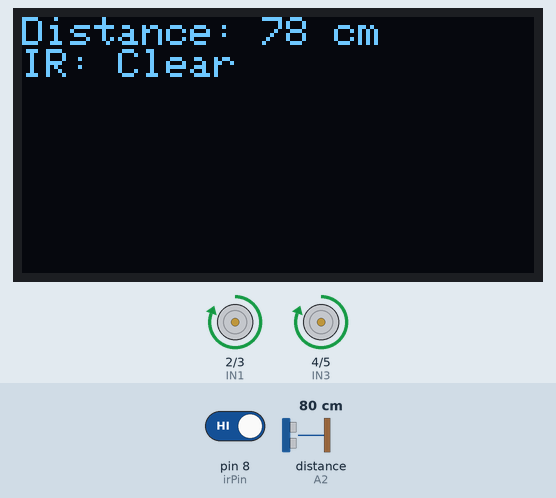
A sketch run on a simulated Arduino Uno, built with avr-gcc and run on an emulated ATmega328P. On the bench: 128×64 one-colour display, motor-driver pin pairs drawn as motors (green arrow = first pin HIGH = forward, orange = second pin HIGH = backward, longer = more drive). Wiring (inferred from the names in the program): ultrasonic range finder: trigger A1; echo A2. Inputs (shaded band) come from the test bench; at power-on: distance to the obstacle (sensor on A2) 80 cm, pin 8 (irPin) HIGH. The echo pulse lasts 58.3 µs per cm.

Above: at 1.2 s.
1.3 s: distance to the obstacle (sensor on A2) set to 23 cm
At 2.6 s:
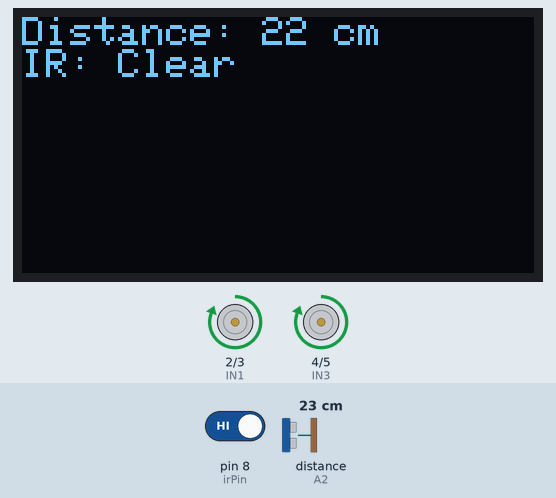
2.9 s: distance to the obstacle (sensor on A2) set to 18 cm
At 3.37 s:
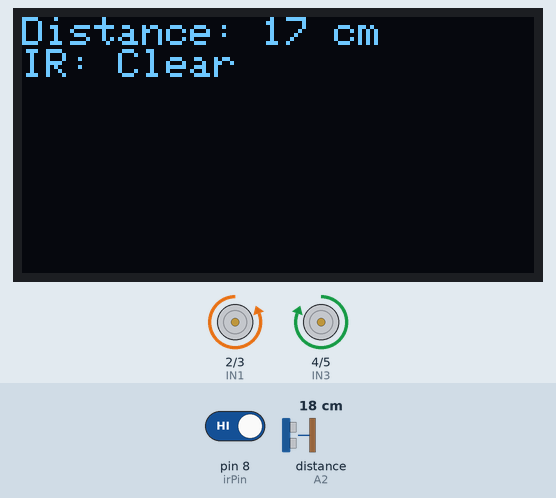
5.4 s: pin 8 (irPin) driven LOW
At 6.29 s:
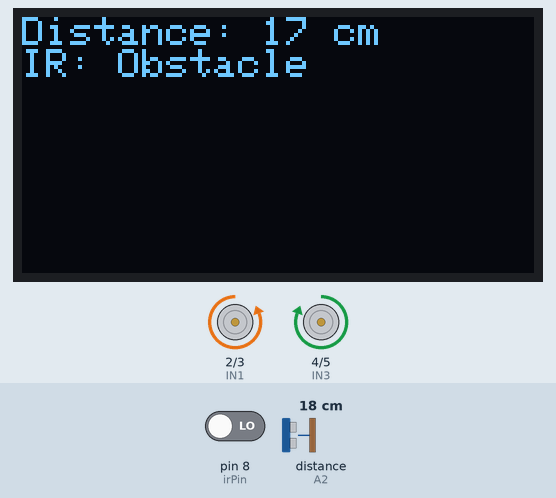
8.3 s: pin 8 (irPin) driven HIGH
At 9.58 s:
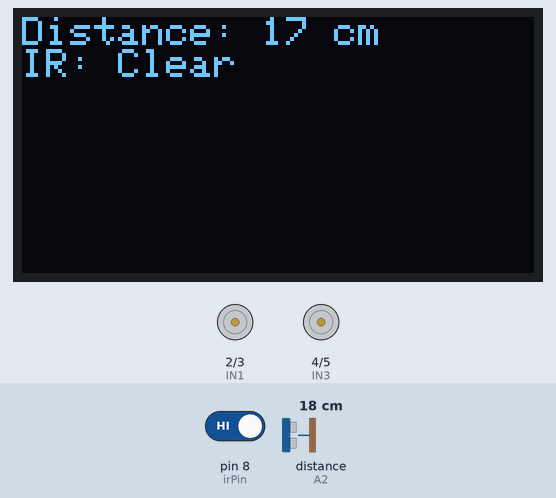
11.3 s: distance to the obstacle (sensor on A2) set to 2 cm
At 12.13 s:
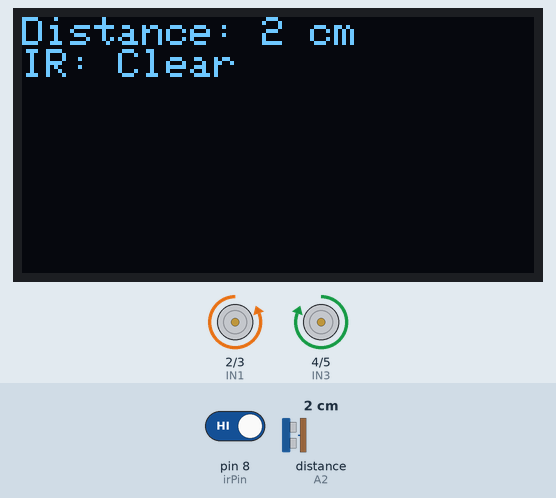
Timing chart, 0 to 14.2 s (numbered marks = the images above; inputs shaded):
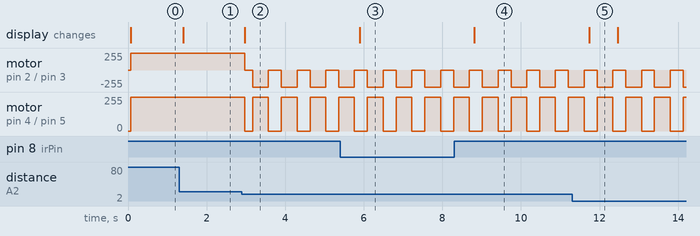

The sketch:

29_Obstacle_AwareRobotDemo.ino
```cpp
#include <Wire.h>
#include <Adafruit_GFX.h>
#include <Adafruit_SSD1306.h>

// OLED setup
#define SCREEN_WIDTH 128
#define SCREEN_HEIGHT 64
Adafruit_SSD1306 display(SCREEN_WIDTH, SCREEN_HEIGHT, &Wire, -1);

// Ultrasonic pins
const int trigPin = A1;
const int echoPin = A2;

// IR sensor pin
const int irPin = 8;

// Motor driver pins
const int IN1 = 2;
const int IN2 = 3;
const int IN3 = 4;
const int IN4 = 5;

void setup() {
  Serial.begin(9600);

  // Pin modes
  pinMode(trigPin, OUTPUT);
  pinMode(echoPin, INPUT);
  pinMode(irPin, INPUT);
  pinMode(IN1, OUTPUT);
  pinMode(IN2, OUTPUT);
  pinMode(IN3, OUTPUT);
  pinMode(IN4, OUTPUT);

  // OLED init
  if (!display.begin(SSD1306_SWITCHCAPVCC, 0x3C)) {
    Serial.println(F("SSD1306 allocation failed"));
    for (;;);
  }
  display.clearDisplay();
  display.setTextSize(1);
  display.setTextColor(SSD1306_WHITE);
}

long getDistance() {
  digitalWrite(trigPin, LOW);
  delayMicroseconds(2);
  digitalWrite(trigPin, HIGH);
  delayMicroseconds(10);
  digitalWrite(trigPin, LOW);
  long duration = pulseIn(echoPin, HIGH);
  return duration * 0.034 / 2; // cm
}

void moveForward() {
  digitalWrite(IN1, HIGH);
  digitalWrite(IN2, LOW);
  digitalWrite(IN3, HIGH);
  digitalWrite(IN4, LOW);
}

void stopMotors() {
  digitalWrite(IN1, LOW);
  digitalWrite(IN2, LOW);
  digitalWrite(IN3, LOW);
  digitalWrite(IN4, LOW);
}

void turnLeft() {
  digitalWrite(IN1, LOW);
  digitalWrite(IN2, HIGH);
  digitalWrite(IN3, HIGH);
  digitalWrite(IN4, LOW);
}

void turnRight() {
  digitalWrite(IN1, HIGH);
  digitalWrite(IN2, LOW);
  digitalWrite(IN3, LOW);
  digitalWrite(IN4, HIGH);
}

void loop() {
  long distance = getDistance();
  int irValue = digitalRead(irPin);

  // Display readings
  display.clearDisplay();
  display.setCursor(0, 0);
  display.print("Distance: ");
  display.print(distance);
  display.println(" cm");
  display.print("IR: ");
  display.println(irValue == LOW ? "Obstacle" : "Clear");
  display.display();

  // Decision logic
  if (distance < 20 || irValue == LOW) {
    stopMotors();
    delay(200);
    turnLeft();
    delay(400); // turn duration
    stopMotors();
  } else {
    moveForward();
  }

  delay(100);
}
```

Measured:
- the behaviour switches between 21 and 20 cm on distance to the obstacle (sensor on A2) (found by bisection; images 1 and 2)
- after the input at 1.3 s, the display: changes after 0.10 s (image 1)
- after the input at 2.9 s, motor on pin 2 (IN1) / pin 3 (IN2): forward 255/255 → stopped after 0.07 s, then repeats every 0.73 s: backward 255/255 0.40 s, stopped 0.33 s; motor on pin 4 (IN3) / pin 5 (IN4): forward 255/255 → stopped after 0.07 s, then repeats every 0.73 s: forward 255/255 0.40 s, stopped 0.33 s
- after the input at 5.4 s, the display: changes after 0.49 s (image 3)
- after the input at 8.3 s, the display: changes after 0.52 s (image 4)
- after the input at 11.3 s, the display: changes after 0.44 s (image 5)
- what the display in image 5 shows lasts 0.8 s, from 11.7 s to 12.5 s
